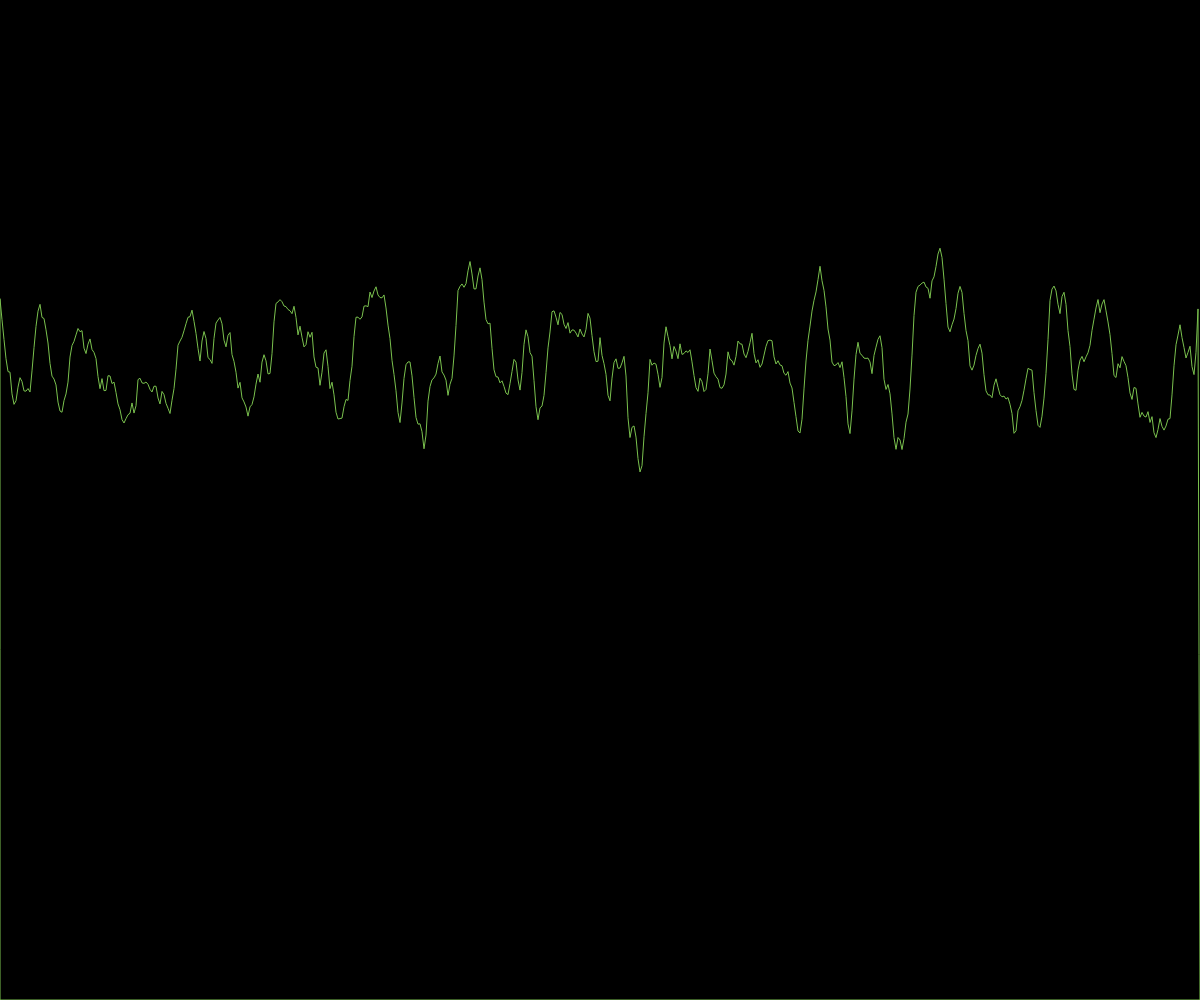
Frame 1 (no input)
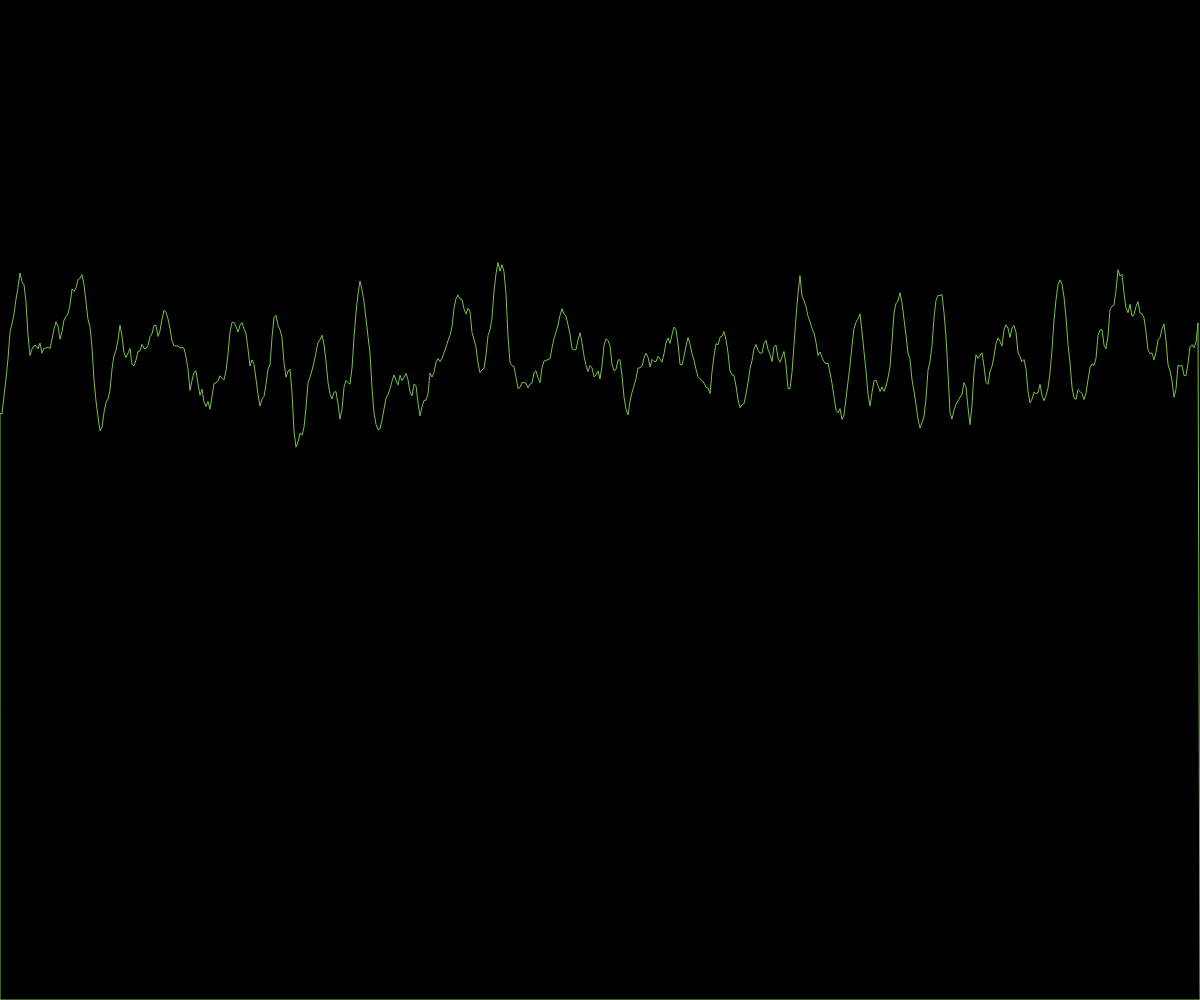
Frame 60 (no input)
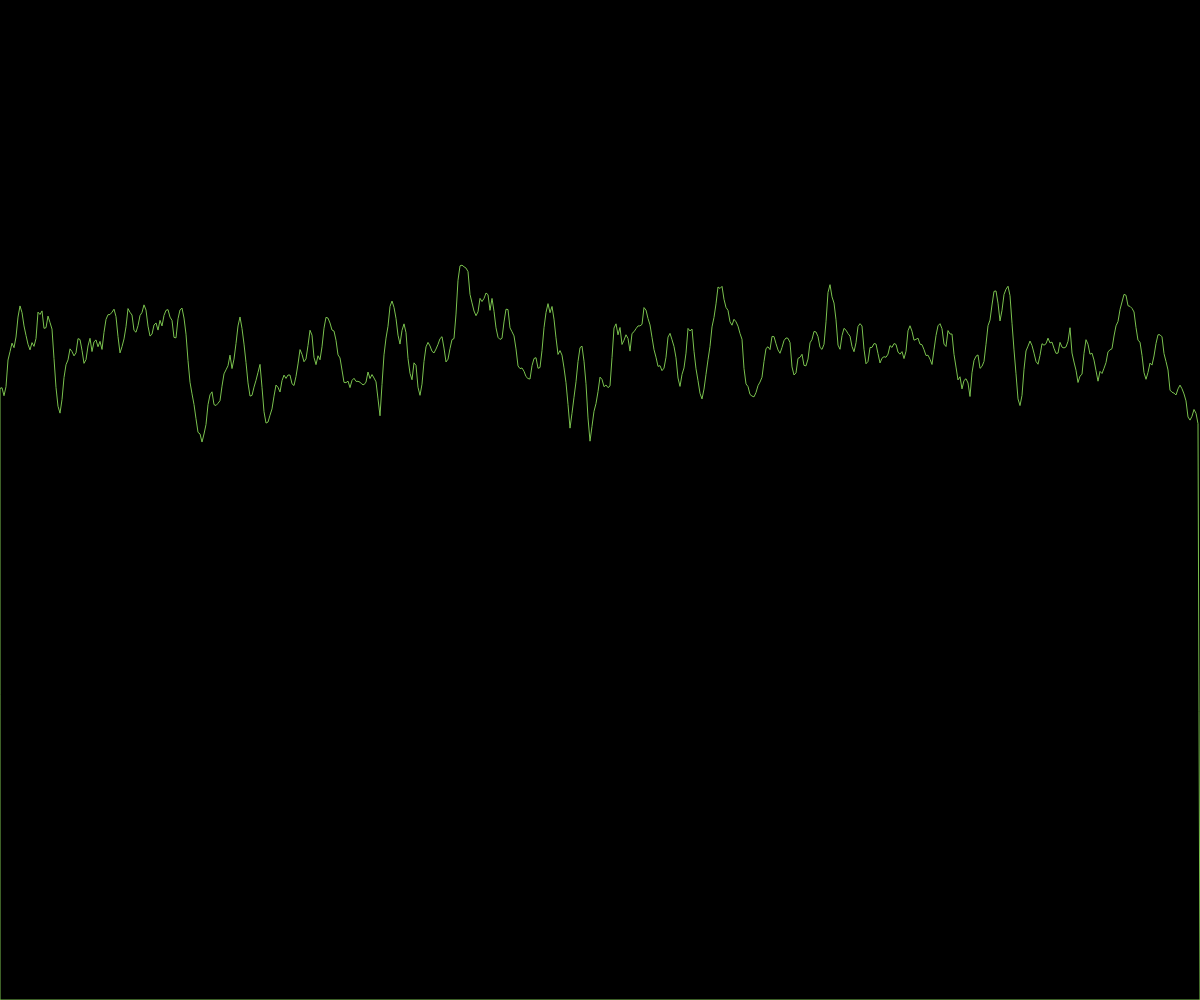
Frame 120 (the mouse pressed at the canvas centre since frame 60)

The p5.js sketch that drew these frames (run headless with seeded random() and noise() and a simulated clock; from frame 60 on, the mouse is pressed at the canvas centre):

// p5.js sketch
// ── sketch.js
var centerX;
var centerY;
var yOff = 0.0;

function setup() {
  createCanvas(windowWidth, windowHeight);
  centerX = windowWidth / 2;
  centerY = windowHeight / 2;
  frameRate(200);
}

function draw() {
  background(0);
  stroke('#7AC14E');
  noFill();
  beginShape();

  var xOff = 0;

  for (var x = 0; x < width; x += 2) {
    var y = map(noise(xOff, yOff), 0, 1, 500, 200);
    vertex(x,y);
    xOff += 0.10;
  }
  yOff += 0.08;
  vertex(width,height);
  vertex(0,height);

  endShape(CLOSE);
}
